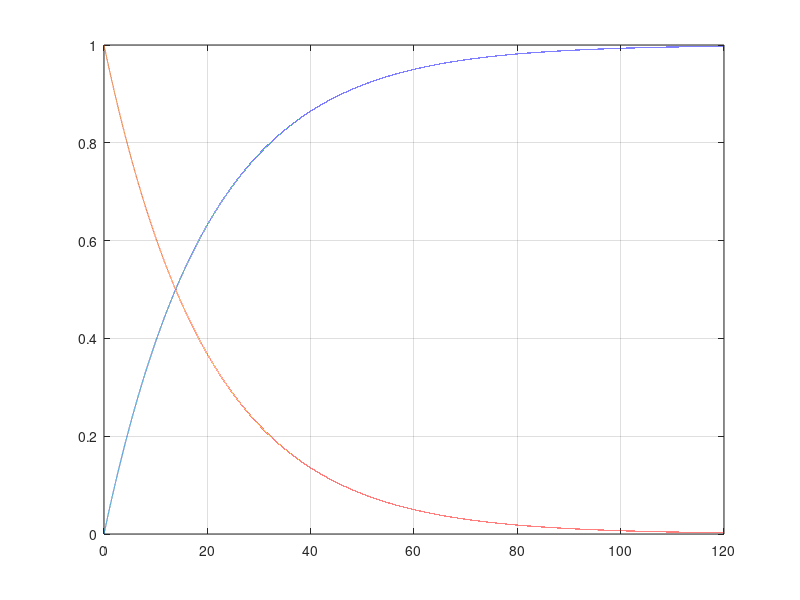

MATLAB code to generate this figure:

dt = 0.001;
T = 0.0:dt:120;
tau = 20;
alpha = tau / (tau + dt);
    
gyro_weight = ones(length(T),1) * alpha;
acc_weight = zeros(length(T),1);

for i = 2:length(gyro_weight)

        gyro_weight(i) = alpha * gyro_weight(i-1);
        acc_weight(i) = alpha * acc_weight(i-1) + (1-alpha);

end

plot(T, acc_weight, T, gyro_weight)
grid on

function [T, gyro_weight] = tauweight(tau)

    dt = 0.01;
    T = 0.0:dt:20;
    alpha = tau / (tau + dt);
    
    gyro_weight = ones(length(T),1);
    acc_weight = zeros(length(T),1);

    for i = 2:length(gyro_weight)

        gyro_weight(i) = alpha * gyro_weight(i-1)
        %acc_weight(i) = 1 - gyro_weight(i);

    end

end